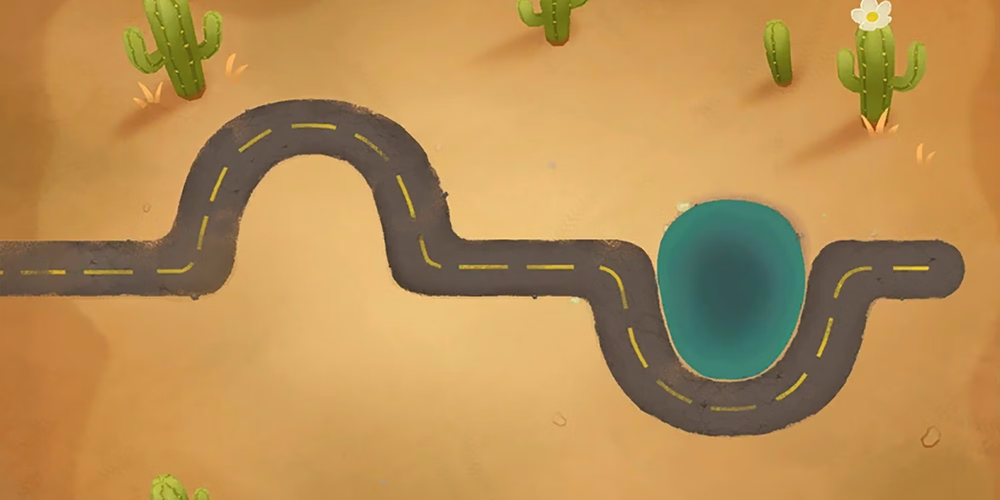
#> input picture apps/_tests/godot-towerdefense/Assets/maps/map2.png, 1000 x 500 px, shrunk from 2000 x 1000 before the run, given in place of turf_baked_ao.png, which was not available
$ python pack_orm.py ../../../../../apps/_tests/godot-towerdefense/Assets/maps
#> lines starting #> are read from the running program, lines starting #| are printed output that depends on the picture; pictures that were not available may be replaced by others from this repository, and a replacement may not be noted
"""Packs baked AO and roughness into the ORM layout the ground shader reads.

Plain Python on purpose. Doing this inside Blender meant assigning to a
generated image's pixel buffer and saving it back out, which wrote an empty
file without reporting an error -- the packing is easier to trust when it can
be run and checked on its own.

    python -m kbve.blender.pack_orm <dir> [--prefix turf_baked]

Red is ambient occlusion, green is roughness, blue is unused.
"""

from __future__ import annotations

import argparse
from pathlib import Path

from PIL import Image


def pack(directory: Path, prefix: str) -> Path:
#> called with prefix = 'turf_baked'
    ao = Image.open(directory / f"{prefix}_ao.png").convert("L")
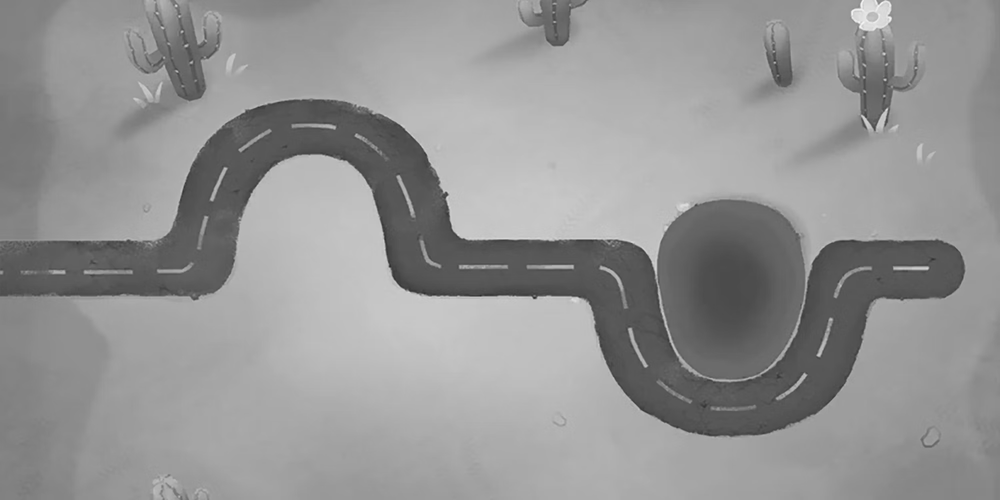
#> ao: PIL image 1000x500 L; min 43, max 246, mean 148.3
    rough = Image.open(directory / f"{prefix}_roughness.png").convert("L")
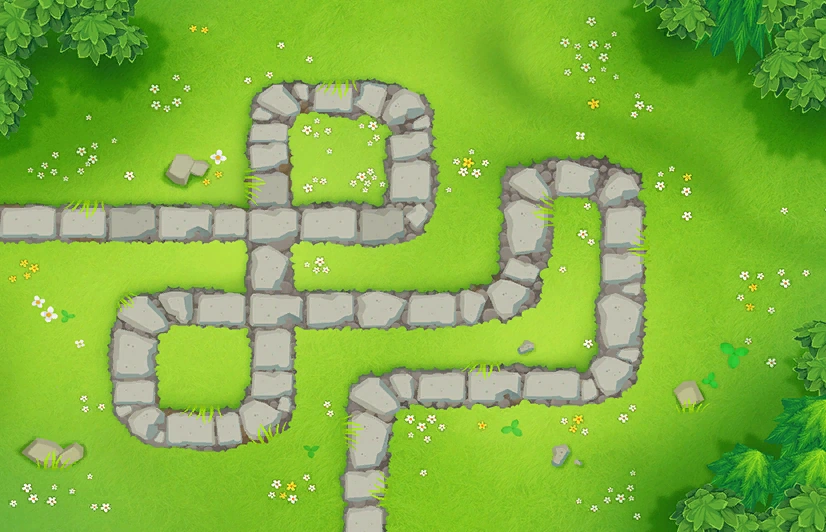
#> input picture apps/_tests/godot-towerdefense/Assets/maps/map1.webp, 826 x 532 px, given in place of turf_baked_roughness.png, which was not available
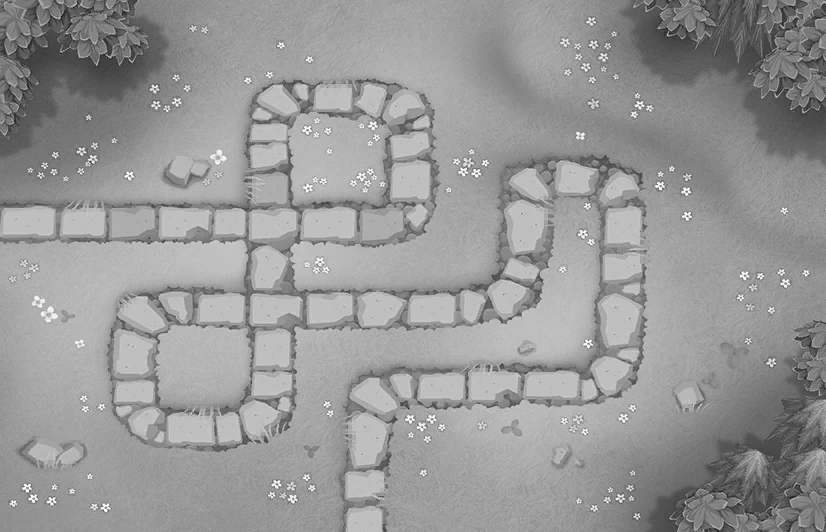
#> rough: PIL image 826x532 L; min 30, max 253, mean 151.1
    if ao.size != rough.size:
#> (the run stopped early here; a loop or call above may not have finished)
